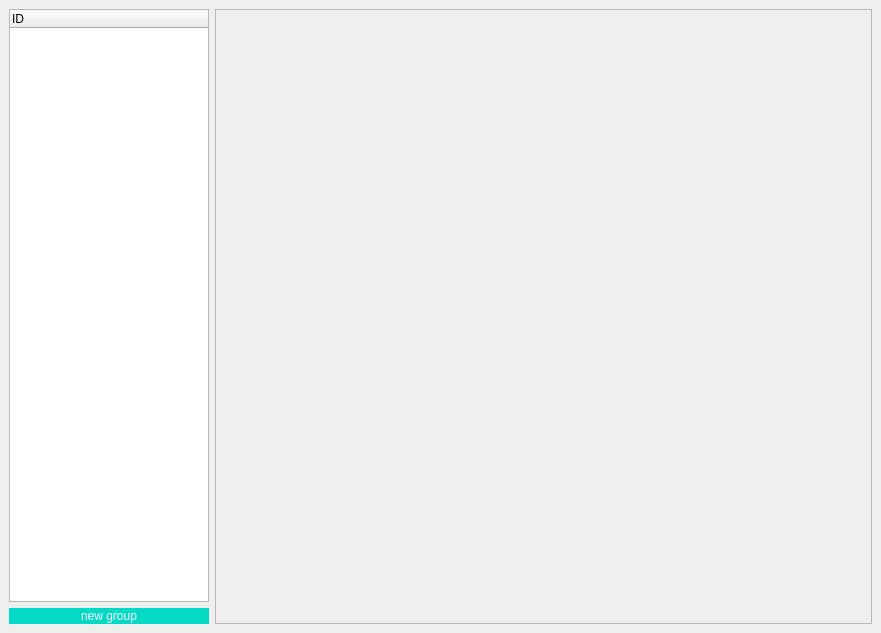
<?xml version="1.0" encoding="UTF-8"?>
<ui version="4.0">
 <class>MainWindow</class>
 <widget class="QMainWindow" name="MainWindow">
  <property name="geometry">
   <rect>
    <x>0</x>
    <y>0</y>
    <width>881</width>
    <height>633</height>
   </rect>
  </property>
  <property name="windowTitle">
   <string>MainWindow</string>
  </property>
  <property name="styleSheet">
   <string notr="true">* {
	font: 63 16pt &quot;JetBrains Mono NL SemiBold&quot;;
}

QPushButton {
	font: 63 20pt &quot;JetBrains Mono NL SemiBold&quot;;
background-color: #03DAC6;
border: 1px solid #03DAC6;
border-radius: 20px;
color: #FFFFFF;
}
QPushButton:hover {
    border-radius:20px;
	
	background-color: rgb(28, 77, 255);
    color: white;
}

QPushButton:disabled {
    background-color: gray;
    color: white;
}

QPushButton:pressed {
    
	background-color: rgb(85, 0, 255);
    color: white;
}</string>
  </property>
  <widget class="QWidget" name="centralwidget">
   <layout class="QHBoxLayout" name="horizontalLayout">
    <item>
     <layout class="QVBoxLayout" name="verticalLayout_2">
      <item>
       <widget class="QTreeWidget" name="treeWidget">
        <property name="sizePolicy">
         <sizepolicy hsizetype="Fixed" vsizetype="Expanding">
          <horstretch>0</horstretch>
          <verstretch>0</verstretch>
         </sizepolicy>
        </property>
        <property name="maximumSize">
         <size>
          <width>200</width>
          <height>16777215</height>
         </size>
        </property>
        <property name="styleSheet">
         <string notr="true">font: 63 12pt &quot;JetBrains Mono SemiBold&quot;;</string>
        </property>
        <column>
         <property name="text">
          <string>ID</string>
         </property>
        </column>
       </widget>
      </item>
      <item>
       <widget class="QPushButton" name="add_new_group_button">
        <property name="styleSheet">
         <string notr="true">font: 63 12pt &quot;JetBrains Mono NL SemiBold&quot;;
border: 1px solid #03DAC6;
border-radius: 10px;
</string>
        </property>
        <property name="text">
         <string>new group</string>
        </property>
       </widget>
      </item>
     </layout>
    </item>
    <item>
     <widget class="QScrollArea" name="scrollArea">
      <property name="sizePolicy">
       <sizepolicy hsizetype="Expanding" vsizetype="Expanding">
        <horstretch>0</horstretch>
        <verstretch>0</verstretch>
       </sizepolicy>
      </property>
      <property name="verticalScrollBarPolicy">
       <enum>Qt::ScrollBarAsNeeded</enum>
      </property>
      <property name="widgetResizable">
       <bool>true</bool>
      </property>
      <property name="alignment">
       <set>Qt::AlignLeading|Qt::AlignLeft|Qt::AlignTop</set>
      </property>
      <widget class="QWidget" name="scrollAreaWidgetContents">
       <property name="geometry">
        <rect>
         <x>0</x>
         <y>0</y>
         <width>653</width>
         <height>613</height>
        </rect>
       </property>
       <layout class="QVBoxLayout" name="verticalLayout"/>
      </widget>
     </widget>
    </item>
   </layout>
  </widget>
 </widget>
 <resources/>
 <connections/>
</ui>
